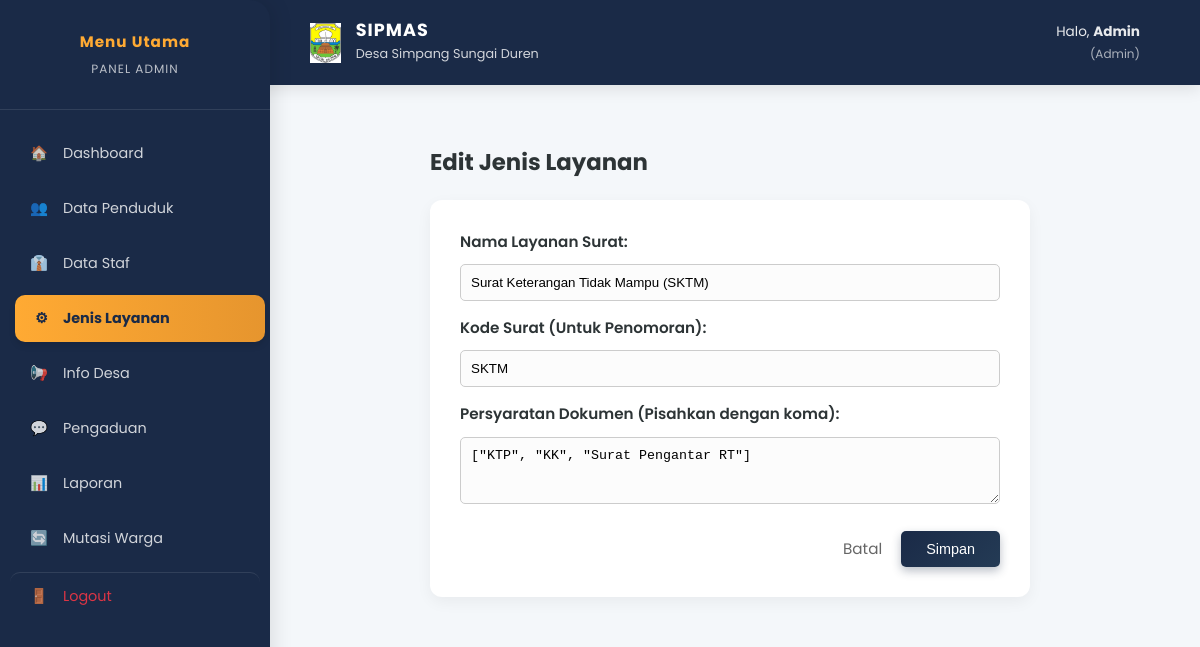
Before: /index.php?page=form_layanan&id=4 (signed in) with the older database file.
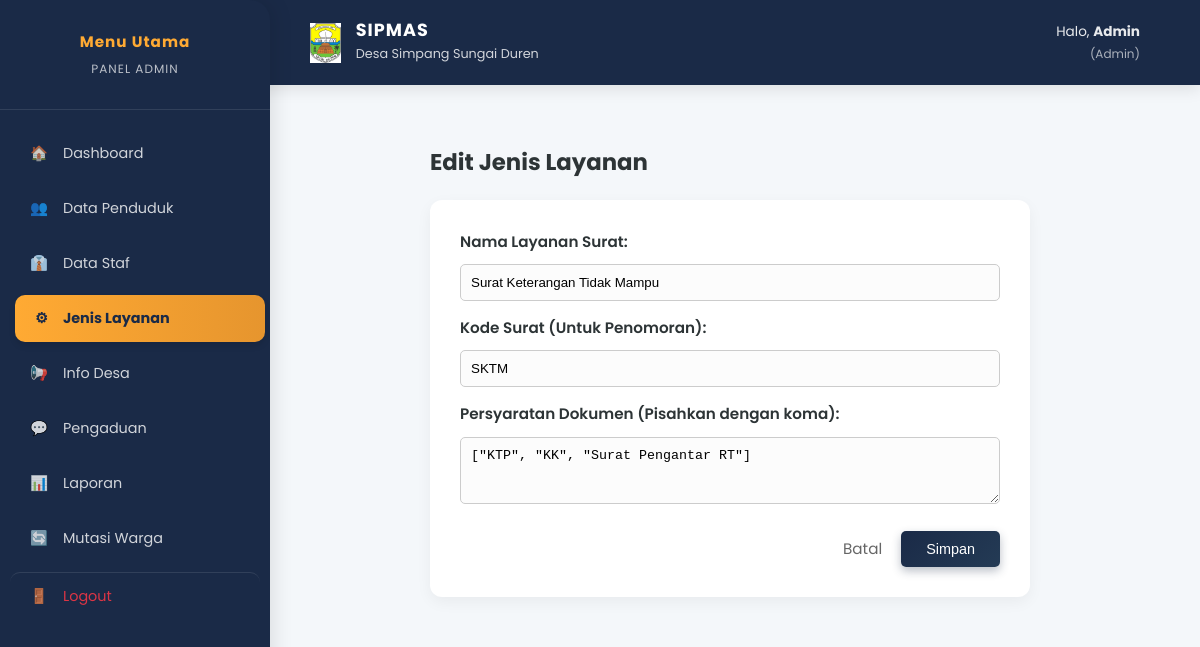
After: the same page with the newer database file.
### tables this page shows
CREATE TABLE `jenis_layanan` (
  `id` int(11) NOT NULL,
  `nama_layanan` varchar(100) NOT NULL,
  `kode_surat` varchar(20) NOT NULL,
  `syarat_dokumen` text DEFAULT NULL,
  `is_active` tinyint(1) DEFAULT 1
);

### controllers/LayananController.php (called while the page is built, shortened)
<?php
class LayananController {
    private $conn;
    public function __construct($db) {
        $this->conn = $db;
    }
    public function getLayananById($id) {
        $query = "SELECT * FROM jenis_layanan WHERE id = :id";
        $stmt = $this->conn->prepare($query);
        $stmt->execute([':id' => $id]);
        return $stmt->fetch();
    }
}
?>

### views/admin/layanan_form.php (the view, shortened to what this page needs)
<?php
$isEdit = isset($layananEdit);
$action = $isEdit ? 'update_layanan' : 'simpan_layanan';
$title = $isEdit ? 'Edit Jenis Layanan' : 'Tambah Jenis Layanan Baru';
?>
<section>
    <div style="max-width: 600px; margin: 0 auto;">
        <h2><?= $title ?></h2>
        <div class="card">
            <form action="index.php?action=<?= $action ?>" method="POST">
                <label>Nama Layanan Surat:</label>
                <input type="text" name="nama" required placeholder="Contoh: Surat Keterangan Usaha"
                       value="<?= $isEdit ? $layananEdit->nama_layanan : '' ?>"
                       style="width: 100%; padding: 10px; margin-bottom: 15px; border: 1px solid #ccc; border-radius: 5px;">
                <label>Kode Surat (Untuk Penomoran):</label>
                <input type="text" name="kode" required placeholder="Contoh: SKU"
                       value="<?= $isEdit ? $layananEdit->kode_surat : '' ?>"
                       style="width: 100%; padding: 10px; margin-bottom: 15px; border: 1px solid #ccc; border-radius: 5px;">
                <label>Persyaratan Dokumen (Pisahkan dengan koma):</label>
                <textarea name="syarat" rows="3" required placeholder='Contoh: ["KTP", "KK", "Foto Usaha"]'
                          style="width: 100%; padding: 10px; margin-bottom: 20px; border: 1px solid #ccc; border-radius: 5px;"><?= $isEdit ? $layananEdit->syarat_dokumen : '' ?></textarea>
                <div style="text-align: right;">
                    <a href="index.php?page=kelola_layanan" style="margin-right: 15px; text-decoration: none; color: #666;">Batal</a>
                    <button type="submit" style="background: var(--primary-color); color: white; padding: 10px 25px; border: none; border-radius: 5px; cursor: pointer;">
                        Simpan
                    </button>
                </div>
            </form>
        </div>
    </div>
</section>

Changed rows visible on the page:
changed jenis_layanan "SKTM": nama "Surat Keterangan Tidak Mampu (SKTM)" → "Surat Keterangan Tidak Mampu"
